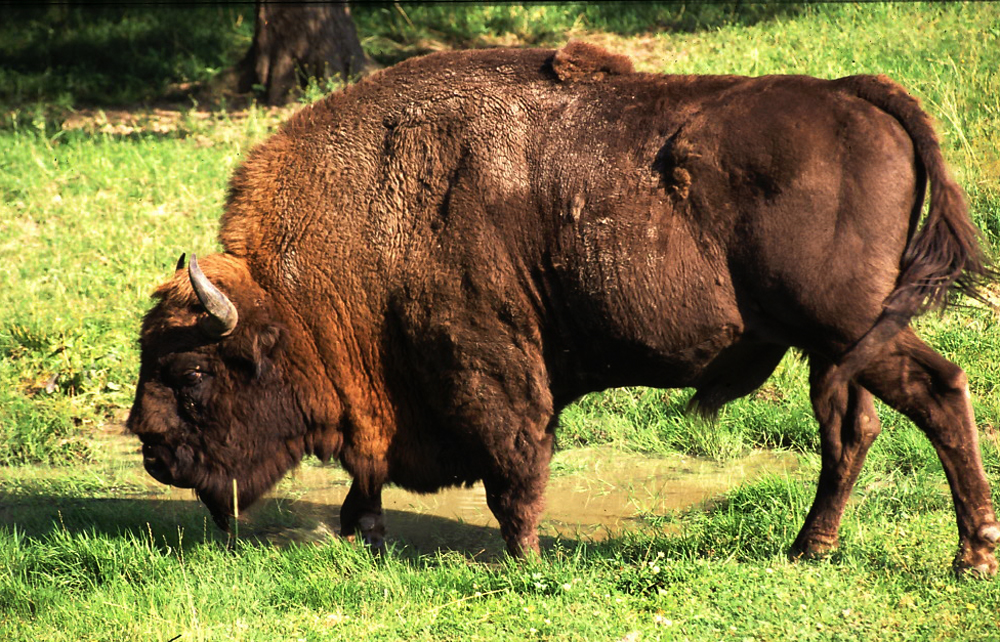
%> input picture pictures/zubr.jpg, 1000 x 642 px
$ octave old_progowanie.m   (GNU Octave 9; MATLAB toolbox functions it lacks are replaced by stand-ins)
%> lines starting %> are read from the running program, lines starting %| are printed output that depends on the picture; in (x1, y1, x2, y2) boxes, pixels count from 0 and x2, y2 are one past the last pixel; in counts of white or black regions, pixels touching at a corner belong together; the program's own positions count from 1
clear;clf;clc;
i = 1;h = 1;w = 2;

zubr = double(imread('zubr.jpg'))/255;

sz_zubr = rgb2gray(zubr);
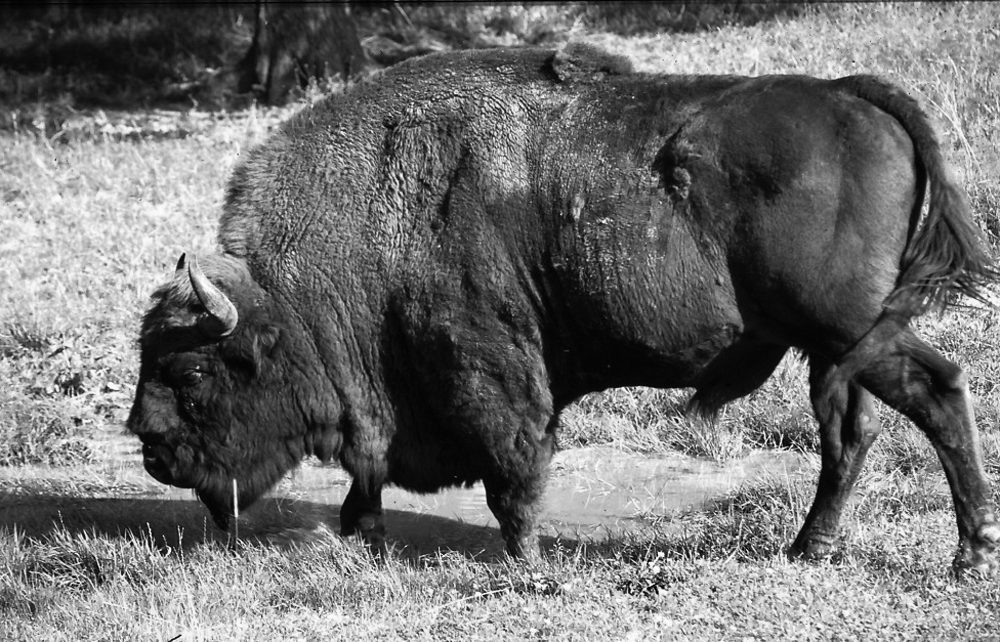
%> sz_zubr: size 642x1000 double; min 0, max 1, mean 0.438

f1 = ones(51,51);
f1 = f1 / sum(sum(f1));

%progowanie
sz_zubr1 = sz_zubr;
sz_zubr1(sz_zubr1 <= 0.65) = 0;
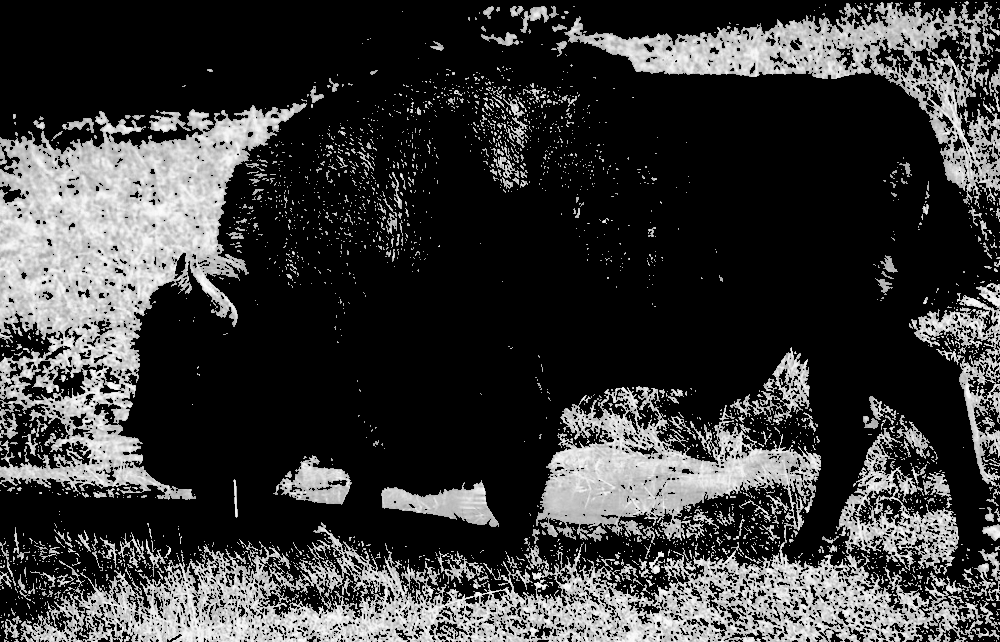
%> sz_zubr1: size 642x1000 double; min 0, max 1, mean 0.227
sz_zubr1(sz_zubr1 > 0.65) = 1;
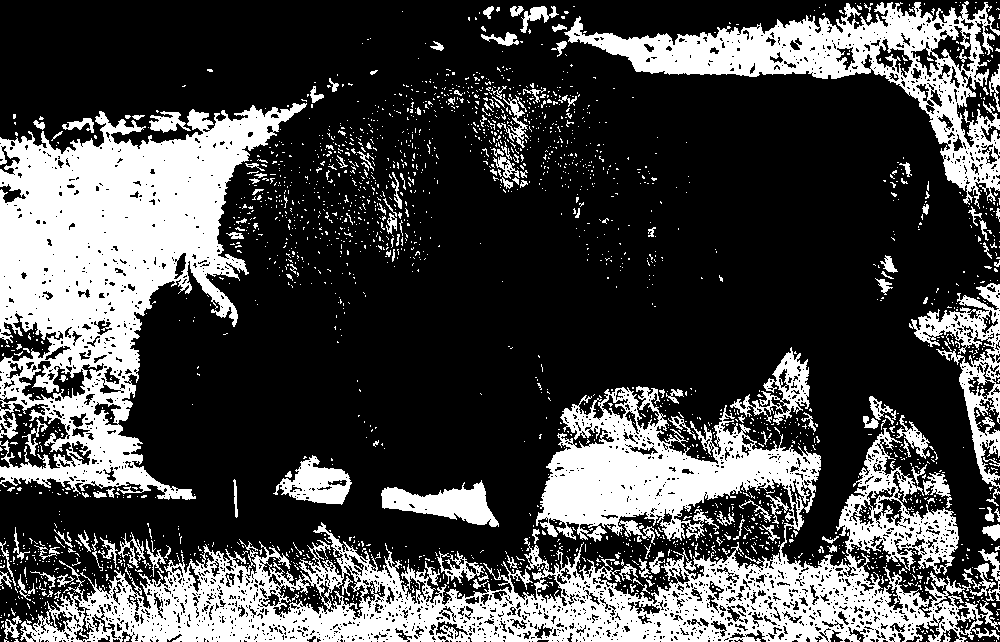
%> sz_zubr1: size 642x1000 double; values 0 (black) and 1 (white), 28.7% white; 2365 white regions (2199 under 20 px), largest, box (x1, y1, x2, y2) and area: (20, 386, 1000, 642) 75369, (0, 103, 307, 500) 54395, (564, 1, 1000, 209) 21192

subplot(h,w,i);i = i +1;
imshow(sz_zubr1);

sz_zubr2 = medfilt2(sz_zubr1);
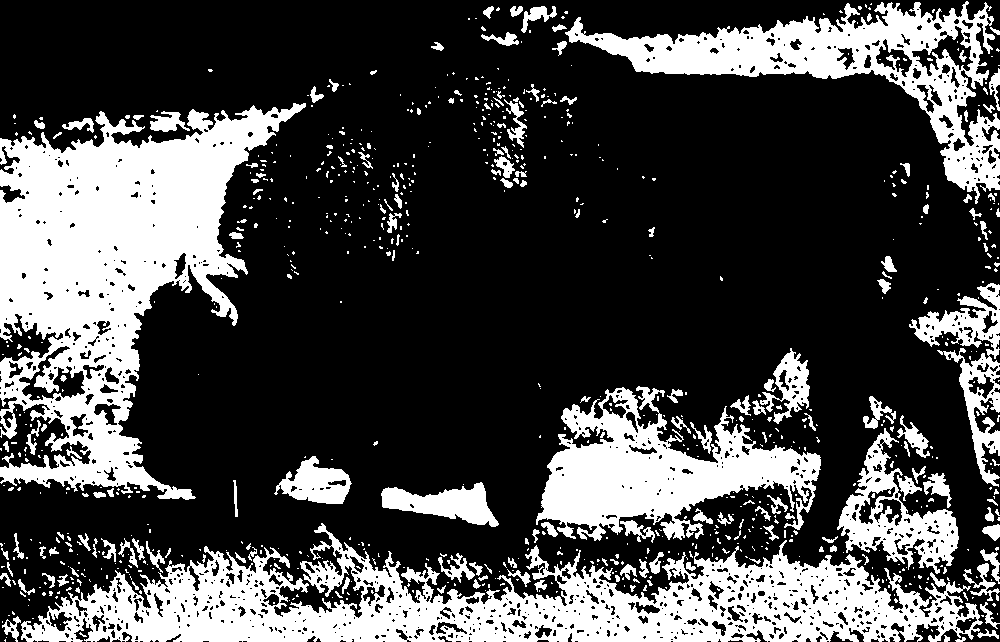
%> sz_zubr2: size 642x1000 double; values 0 (black) and 1 (white), 28.5% white; 839 white regions (667 under 20 px), largest, box (x1, y1, x2, y2) and area: (0, 103, 306, 500) 55124, (21, 523, 983, 642) 50514, (565, 1, 1000, 204) 21669
subplot(h,w,i);i = i +1;
imshow(sz_zubr2);

f = [-1,-1,-1;-1,8,-1;-1,-1,-1];
sz_zubr3 = imfilter(sz_zubr2,f);
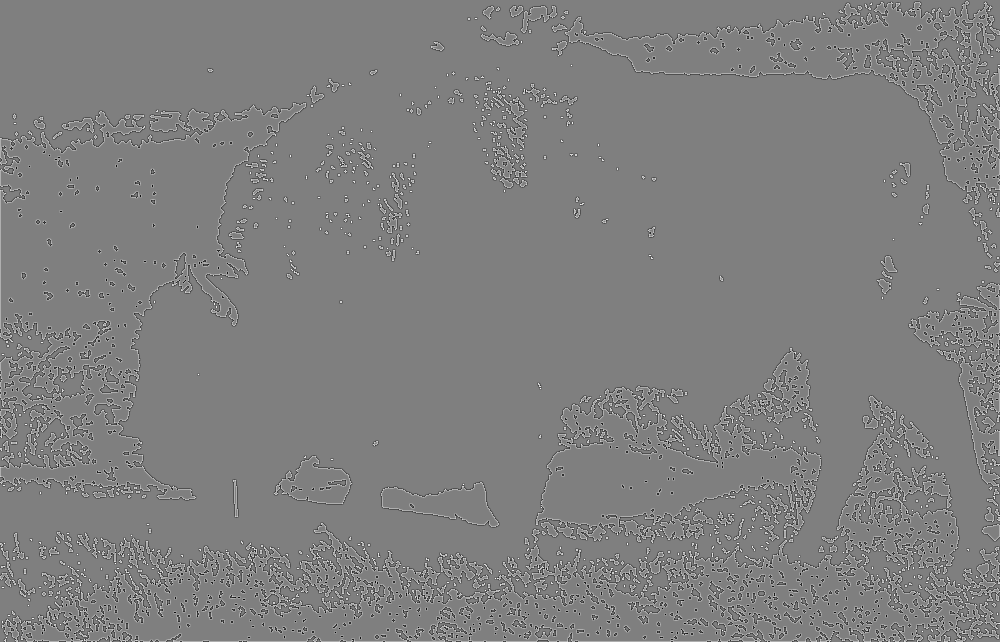
%> sz_zubr3: size 642x1000 double; min -8, max 8, mean 0.00501; drawn with min black and max white

$ run again, with pictures/cat.jpg copied over pictures/zubr.jpg
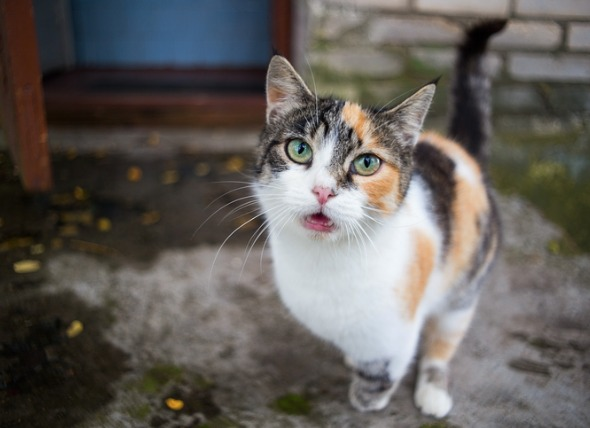
%> input picture pictures/cat.jpg, 590 x 428 px
%> `sz_zubr1(sz_zubr1 > 0.65) = 1;`:
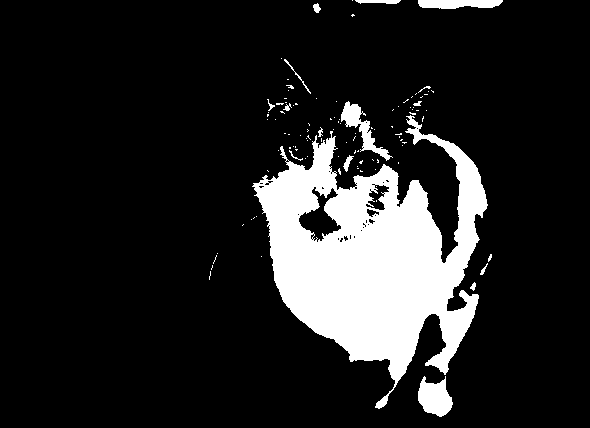
%> sz_zubr1: size 428x590 double; values 0 (black) and 1 (white), 14.1% white; 108 white regions (92 under 20 px), largest, box (x1, y1, x2, y2) and area: (252, 115, 488, 409) 32378, (418, 376, 453, 417) 952, (341, 101, 393, 161) 814
%> sz_zubr2: size 428x590 double; values 0 (black) and 1 (white), 14% white; 34 white regions (18 under 20 px), largest, box (x1, y1, x2, y2) and area: (253, 113, 488, 409) 32387, (418, 377, 453, 417) 947, (341, 102, 391, 160) 803
%> `sz_zubr3 = imfilter(sz_zubr2,f);`:
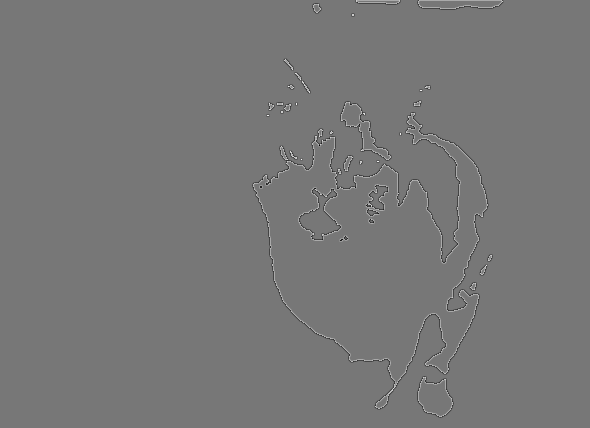
%> sz_zubr3: size 428x590 double; min -7, max 8, mean 0.00151; drawn with min black and max white

$ run again, with pictures/cat2.jpg copied over pictures/zubr.jpg
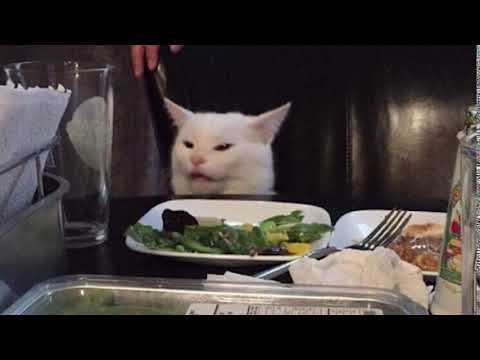
%> input picture pictures/cat2.jpg, 480 x 360 px
%> `sz_zubr1(sz_zubr1 > 0.65) = 1;`:
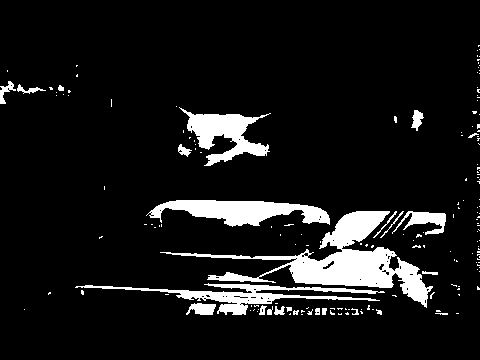
%> sz_zubr1: size 360x480 double; values 0 (black) and 1 (white), 9.2% white; 171 white regions (146 under 20 px), largest, box (x1, y1, x2, y2) and area: (160, 211, 433, 308) 6272, (146, 200, 330, 227) 2733, (75, 283, 385, 315) 2365
%> sz_zubr2: size 360x480 double; values 0 (black) and 1 (white), 9% white; 74 white regions (50 under 20 px), largest, box (x1, y1, x2, y2) and area: (253, 211, 433, 307) 5745, (150, 200, 330, 226) 2727, (81, 284, 377, 315) 2390
%> `sz_zubr3 = imfilter(sz_zubr2,f);`:
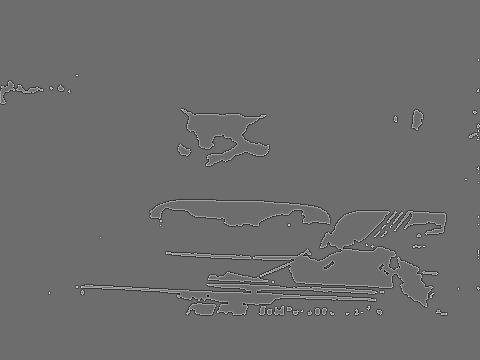
%> sz_zubr3: size 360x480 double; min -6, max 8, mean 0.00026; drawn with min black and max white
